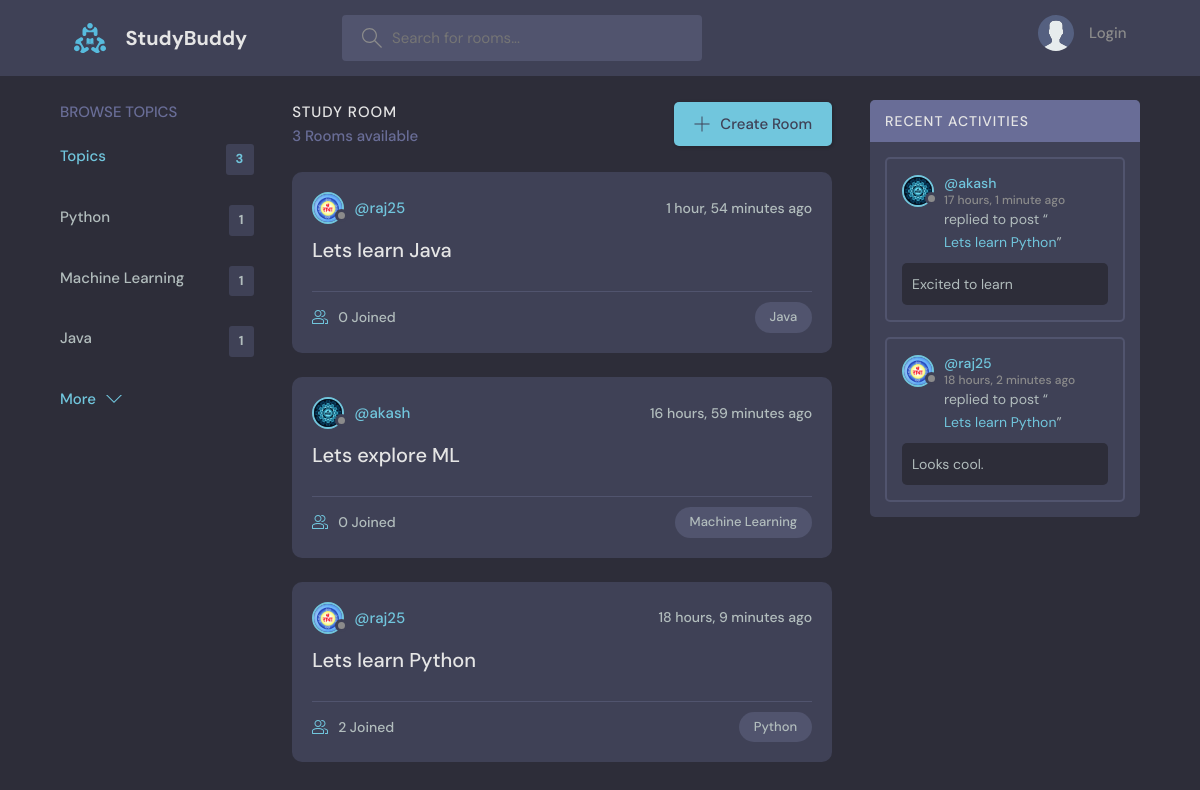
The page / on the database its author committed.
### base/models.py (models this page shows, shortened)
class Topic(models.Model):
    name = models.CharField(max_length=200)

class Room(models.Model):
    host = models.ForeignKey(User, on_delete=models.SET_NULL, null=True)
    topic = models.ForeignKey(Topic, on_delete=models.SET_NULL, null=True)
    name = models.CharField(max_length=200)
    description = models.TextField(null=True, blank=True)
    participants = models.ManyToManyField(User, related_name='participants', blank=True)
    updated = models.DateTimeField(auto_now=True)
    created = models.DateTimeField(auto_now_add=True)
    class Meta:
        ordering = ['-updated', '-created']

class User(AbstractUser):
    name = models.CharField(max_length=200, null=True)
    email = models.EmailField(unique=True,null=True)
    bio = models.TextField(null=True)
    avatar = models.ImageField(null=True, default="avatar.svg")
    USERNAME_FIELD = 'email'
    REQUIRED_FIELDS = []

class Message(models.Model):
    user = models.ForeignKey(User, on_delete=models.CASCADE)
    room = models.ForeignKey(Room, on_delete=models.CASCADE)
    body = models.TextField()
    updated = models.DateTimeField(auto_now=True)
    created = models.DateTimeField(auto_now_add=True)
    class Meta:
        ordering = ['-updated', '-created']

### base/views.py (the view)
# urls.py: path('', views.home, name='home'),
def home(request):
    q = request.GET.get('q')
    if q is None: q=''
    rooms = Room.objects.filter(
            Q(topic__name__icontains=q) |
            Q(name__icontains=q) |
            Q(description__icontains=q)
        )
    topics = Topic.objects.all()[0:5]
    room_count = rooms.count()
    recent_comments = Message.objects.filter(Q(room__topic__name__icontains=q))
    context = {'rooms':rooms, 'topics':topics, 'room_count':room_count, 'recent_comments':recent_comments}
    return render(request, 'base/home.html', context)

### base/templates/base/home.html (shortened to what this page needs)
{% extends "main.html" %}
{% block content %}
<main class="layout layout--3">
    <div class="container">
    {% include "base/topics_component.html" %}
    <div class="roomList">
        <div class="roomList__header">
            <div>
                <h2>Study Room</h2>
                <p>{{room_count}} Rooms available</p>
            </div>
            <a class="btn btn--main" href="{% url 'create-room' %}">
                <svg version="1.1" xmlns="http://www.w3.org/2000/svg" width="32" height="32" viewBox="0 0 32 32">
                <title>add</title>
                <path
                    d="M16.943 0.943h-1.885v14.115h-14.115v1.885h14.115v14.115h1.885v-14.115h14.115v-1.885h-14.115v-14.115z"
                ></path>
                </svg>
                Create Room
            </a>
        </div>
        {% include "base/feed_component.html" %}
    </div>
     {% include "base/activity_component.html" %}
    </div>
</main>
{% endblock content %}

### base/templates/base/topics_component.html (shortened to what this page needs)
<div class="topics">
    <div class="topics__header">
    <h2>Browse Topics</h2>
    </div>
    <ul class="topics__list">
    <li>
        <a href="{% url 'home' %}" class="active">Topics <span>{{topics.count}}</span></a>
    </li>
    {% for topic in topics %}
    <li>
        <a href="{% url 'home' %}?q={{topic.name}}">{{topic.name}}<span>{{topic.room_set.all.count}}</span></a>
    </li>
    {% endfor %}
    </ul>
    <a class="btn btn--link" href="{% url 'topics' %}">
    More
    <svg version="1.1" xmlns="http://www.w3.org/2000/svg" width="32" height="32" viewBox="0 0 32 32">
        <title>chevron-down</title>
        <path d="M16 21l-13-13h-3l16 16 16-16h-3l-13 13z"></path>
    </svg>
    </a>
</div>

### base/templates/base/feed_component.html (shortened to what this page needs)
{% for room in rooms %}
<div class="roomListRoom">
    <div class="roomListRoom__header">
        <a href="{% url 'user-profile' room.host.id %}" class="roomListRoom__author">
        <div class="avatar avatar--small">
            <img src="{{room.host.avatar.url}}" />
        </div>
        <span>@{{room.host.username}}</span>
        </a>
        <div class="roomListRoom__actions">
        <span>{{room.created|timesince}} ago</span>
        </div>
    </div>
    <div class="roomListRoom__content">
        <a href="{% url 'room' room.id  %}">{{room.name}}</a>
    </div>
    <div class="roomListRoom__meta">
        <a href="{% url 'room' room.id  %}" class="roomListRoom__joined">
        {{room.participants.all.count}} Joined
        </a>
        <p class="roomListRoom__topic">{{room.topic.name}}</p>
    </div>
</div>
{% endfor %}

### base/templates/base/activity_component.html (shortened to what this page needs)
<div class="activities">
    <div class="activities__header">
    <h2>Recent Activities</h2>
    </div>
    {% for comment in recent_comments %}
    <div class="activities__box">
        <div class="activities__boxHeader roomListRoom__header">
            <a href="{% url 'user-profile' comment.user.id %}" class="roomListRoom__author">
            <div class="avatar avatar--small">
                <img src="{{comment.user.avatar.url}}" />
            </div>
            <p>
                @{{comment.user.username}}
                <span>{{comment.created|timesince}} ago</span>
            </p>
            </a>
        </div>
        <div class="activities__boxContent">
            <p>replied to post “<a href="{% url 'room' comment.room.id %}">{{comment.room.name}}</a>”</p>
            <div class="activities__boxRoomContent">
            {{comment.body}}
            </div>
        </div>
    </div>
    {% endfor %}
</div>

### rows shown on the page
Topic: name "Python", room_set.all.count "1"
Topic: name "Machine Learning", room_set.all.count "1"
Topic: name "Java", room_set.all.count "1"
Room: host.avatar (picture), host.username "raj25", created "1 hour, 54 minutes", name "Lets learn Java", participants.all.count "0", topic.name "Java"
Room: host.avatar (picture), host.username "akash", created "16 hours, 59 minutes", name "Lets explore ML", participants.all.count "0", topic.name "Machine Learning"
Room: host.avatar (picture), host.username "raj25", created "18 hours, 9 minutes", name "Lets learn Python", participants.all.count "2", topic.name "Python"
Message: user.avatar (picture), user.username "akash", created "17 hours, 1 minute", room.name "Lets learn Python", body "Excited to learn"
Message: user.avatar (picture), user.username "raj25", created "18 hours, 2 minutes", room.name "Lets learn Python", body "Looks cool."

### other values the page prints
{{ topics.count }} "3"
{{ room_count }} "3"
